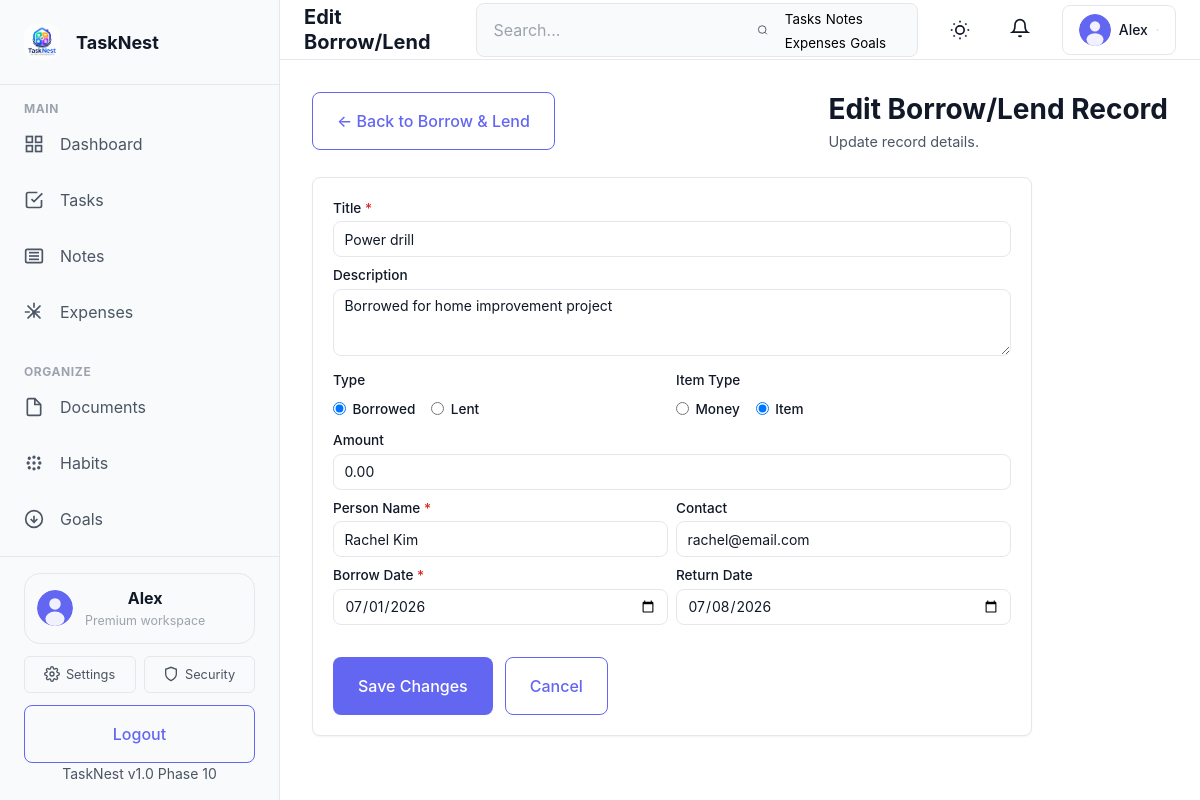
Page /modules/borrow/borrow-edit.php?id=6 (signed in) on the committed database.
### tables this page shows
CREATE TABLE IF NOT EXISTS users (
    id INT PRIMARY KEY AUTO_INCREMENT,
    username VARCHAR(50) UNIQUE NOT NULL,
    email VARCHAR(120) UNIQUE NOT NULL,
    password_hash VARCHAR(255) NOT NULL,
    first_name VARCHAR(100),
    last_name VARCHAR(100),
    avatar_url VARCHAR(255),
    phone VARCHAR(20),
    bio TEXT,
    timezone VARCHAR(50) DEFAULT 'UTC',
    theme ENUM('light', 'dark') DEFAULT 'light',
    is_active TINYINT(1) DEFAULT 1,
    role ENUM('user', 'admin') DEFAULT 'user',
    created_at TIMESTAMP DEFAULT CURRENT_TIMESTAMP,
    updated_at TIMESTAMP DEFAULT CURRENT_TIMESTAMP ON UPDATE CURRENT_TIMESTAMP,
    INDEX idx_email (email),
    INDEX idx_username (username),
    INDEX idx_created_at (created_at)
);

CREATE TABLE IF NOT EXISTS borrow_items (
    id INT AUTO_INCREMENT PRIMARY KEY,
    user_id INT NOT NULL,
    title VARCHAR(255) NOT NULL,
    description TEXT DEFAULT NULL,
    type ENUM('borrowed', 'lent') NOT NULL,
    item_type ENUM('money', 'item') DEFAULT 'item',
    amount DECIMAL(12,2) DEFAULT 0.00,
    person_name VARCHAR(150) NOT NULL,
    person_contact VARCHAR(255) DEFAULT NULL,
    borrow_date DATE NOT NULL,
    return_date DATE DEFAULT NULL,
    actual_return_date DATE DEFAULT NULL,
    status ENUM('pending', 'returned', 'overdue') DEFAULT 'pending',
    is_deleted TINYINT(1) DEFAULT 0,
    created_at TIMESTAMP DEFAULT CURRENT_TIMESTAMP,
    updated_at TIMESTAMP DEFAULT CURRENT_TIMESTAMP ON UPDATE CURRENT_TIMESTAMP,
    FOREIGN KEY (user_id) REFERENCES users(id) ON DELETE CASCADE,
    INDEX idx_borrow_user (user_id, is_deleted),
    INDEX idx_borrow_status (user_id, status),
    INDEX idx_borrow_return (user_id, return_date)
);

### modules/borrow/borrow-edit.php (the view, shortened to what the rows shown need)
<?php
require_once __DIR__ . '/../../config/db.php';
require_once __DIR__ . '/../../includes/auth.php';
require_once __DIR__ . '/../../includes/functions.php';
$user_id = $auth->getUserId();
$borrow_id = isset($_GET['id']) ? (int) $_GET['id'] : 0;
$stmt = safePrepare($mysqli, 'SELECT * FROM borrow_items WHERE id = ? AND user_id = ? AND is_deleted = 0');
$stmt->bind_param('ii', $borrow_id, $user_id);
$stmt->execute();
$record = $stmt->get_result()->fetch_assoc();
$page_title = 'Edit Borrow/Lend';
include __DIR__ . '/../../includes/header.php';
$title = $_POST['title'] ?? $record['title'];
$description = $_POST['description'] ?? $record['description'];
$type = $_POST['type'] ?? $record['type'];
$item_type = $_POST['item_type'] ?? $record['item_type'];
$amount = $_POST['amount'] ?? $record['amount'];
$person_name = $_POST['person_name'] ?? $record['person_name'];
$person_contact = $_POST['person_contact'] ?? $record['person_contact'];
$borrow_date = $_POST['borrow_date'] ?? $record['borrow_date'];
$return_date = $_POST['return_date'] ?? ($record['return_date'] ?? '');
?>
<div class="borrow-page">
    <div class="borrow-toolbar">
        <div>
            <h1 class="borrow-title">Edit Borrow/Lend Record</h1>
        </div>
    </div>
    <div style="background:var(--surface);border:1px solid var(--border-color);border-radius:var(--radius-lg);padding:1.25rem;box-shadow:var(--shadow-sm);max-width:720px;">
        <form method="post" action="<?php echo SITE_URL; ?>/modules/borrow/borrow-edit.php?id=<?php echo $borrow_id; ?>">
            <div class="form-group">
                <label for="title">Title <span style="color:#dc2626;">*</span></label>
                <input type="text" id="title" name="title" class="form-control" required placeholder="e.g. Loan from John" value="<?php echo htmlspecialchars($title); ?>">
            </div>
            <div class="form-group">
                <label for="description">Description</label>
                <textarea id="description" name="description" class="form-control" rows="3" placeholder="Additional details..."><?php echo htmlspecialchars($description); ?></textarea>
            </div>
            <div class="form-row">
                <div class="form-group">
                    <div style="display:flex;gap:1rem;margin-top:0.5rem;">
                        <label style="display:flex;align-items:center;gap:0.4rem;cursor:pointer;">
                            <input type="radio" name="type" value="borrowed" <?php echo $type === 'borrowed' ? 'checked' : ''; ?>> Borrowed
                        </label>
                        <label style="display:flex;align-items:center;gap:0.4rem;cursor:pointer;">
                            <input type="radio" name="type" value="lent" <?php echo $type === 'lent' ? 'checked' : ''; ?>> Lent
                        </label>
                    </div>
                </div>
                <div class="form-group">
                    <div style="display:flex;gap:1rem;margin-top:0.5rem;">
                        <label style="display:flex;align-items:center;gap:0.4rem;cursor:pointer;">
                            <input type="radio" name="item_type" value="money" <?php echo $item_type === 'money' ? 'checked' : ''; ?>> Money
                        </label>
                        <label style="display:flex;align-items:center;gap:0.4rem;cursor:pointer;">
                            <input type="radio" name="item_type" value="item" <?php echo $item_type === 'item' ? 'checked' : ''; ?>> Item
                        </label>
                    </div>
                </div>
            </div>
            <div class="form-group">
                <label for="amount">Amount</label>
                <input type="number" id="amount" name="amount" class="form-control" step="0.01" min="0" placeholder="0.00" value="<?php echo htmlspecialchars($amount); ?>">
            </div>
            <div class="form-row">
                <div class="form-group">
                    <label for="person_name">Person Name <span style="color:#dc2626;">*</span></label>
                    <input type="text" id="person_name" name="person_name" class="form-control" required placeholder="e.g. John Doe" value="<?php echo htmlspecialchars($person_name); ?>">
                </div>
                <div class="form-group">
                    <label for="person_contact">Contact</label>
                    <input type="text" id="person_contact" name="person_contact" class="form-control" placeholder="e.g. Phone, Email" value="<?php echo htmlspecialchars($person_contact); ?>">
                </div>
            </div>
            <div class="form-row">
                <div class="form-group">
                    <label for="borrow_date">Borrow Date <span style="color:#dc2626;">*</span></label>
                    <input type="date" id="borrow_date" name="borrow_date" class="form-control" required value="<?php echo htmlspecialchars($borrow_date); ?>">
                </div>
                <div class="form-group">
                    <label for="return_date">Return Date</label>
                    <input type="date" id="return_date" name="return_date" class="form-control" value="<?php echo htmlspecialchars($return_date); ?>">
                </div>
            </div>
        </form>
    </div>
</div>
<?php include __DIR__ . '/../../includes/footer.php'; ?>

### includes/sidebar.php (shortened to what the rows shown need)
<?php
if (!isset($user) || !is_array($user)) {
    $user = $auth->getUser() ?? [];
}
$current_page = basename($_SERVER['PHP_SELF']);
$navClass = function ($page) use ($current_page) {
    return $current_page === $page ? 'active' : '';
};
?>
<aside class="sidebar" id="mainSidebar">
    <div class="sidebar-header">
        <a href="<?php echo SITE_URL; ?>/dashboard.php" class="logo">
            <img src="<?php echo SITE_URL; ?>/assets/images/logo-dark.png" alt="<?php echo SITE_NAME; ?> Logo" class="logo-img">
            <span class="logo-text"><?php echo SITE_NAME; ?></span>
        </a>
    </div>
    <nav class="sidebar-nav">
        <div class="nav-section">
            <button class="nav-section-toggle" type="button" aria-expanded="true">
                <h3 class="nav-section-title">Main</h3>
            </button>
            <ul class="nav-menu">
                <li class="nav-item <?php echo $navClass('dashboard.php'); ?>">
                    <a href="<?php echo SITE_URL; ?>/dashboard.php" class="nav-link">
                        <svg class="nav-icon" viewBox="0 0 24 24" fill="none" stroke="currentColor" stroke-width="2">
                            <rect x="3" y="3" width="7" height="7"></rect>
                            <rect x="14" y="3" width="7" height="7"></rect>
                            <rect x="14" y="14" width="7" height="7"></rect>
                            <rect x="3" y="14" width="7" height="7"></rect>
                        </svg>
                        <span class="nav-label">Dashboard</span>
                    </a>
                </li>
                <li class="nav-item <?php echo $navClass('tasks.php'); ?>">
                    <a href="<?php echo SITE_URL; ?>/tasks.php" class="nav-link">
                        <svg class="nav-icon" viewBox="0 0 24 24" fill="none" stroke="currentColor" stroke-width="2">
                            <polyline points="9 11 12 14 22 4"></polyline>
                            <path d="M21 12v7a2 2 0 0 1-2 2H5a2 2 0 0 1-2-2V5a2 2 0 0 1 2-2h11"></path>
                        </svg>
                        <span class="nav-label">Tasks</span>
                    </a>
                </li>
                <li class="nav-item <?php echo $navClass('notes.php'); ?>">
                    <a href="<?php echo SITE_URL; ?>/notes.php" class="nav-link">
                        <svg class="nav-icon" viewBox="0 0 24 24" fill="none" stroke="currentColor" stroke-width="2">
                            <path d="M4 4h16a2 2 0 0 1 2 2v12a2 2 0 0 1-2 2H4a2 2 0 0 1-2-2V6a2 2 0 0 1 2-2z"></path>
                            <line x1="6" y1="8" x2="18" y2="8"></line>
                            <line x1="6" y1="12" x2="18" y2="12"></line>
                            <line x1="6" y1="16" x2="18" y2="16"></line>
                        </svg>
                        <span class="nav-label">Notes</span>
                    </a>
                </li>
                <li class="nav-item <?php echo $navClass('expenses.php'); ?>">
                    <a href="<?php echo SITE_URL; ?>/expenses.php" class="nav-link">
                        <span class="nav-label">Expenses</span>
                    </a>
                </li>
            </ul>
        </div>
        <div class="nav-section">
            <button class="nav-section-toggle" type="button" aria-expanded="true">
                <h3 class="nav-section-title">Organize</h3>
            </button>
            <ul class="nav-menu">
                <li class="nav-item <?php echo $navClass('documents.php'); ?>">
                    <a href="<?php echo SITE_URL; ?>/documents.php" class="nav-link">
                        <svg class="nav-icon" viewBox="0 0 24 24" fill="none" stroke="currentColor" stroke-width="2">
                            <path d="M13 2H6a2 2 0 0 0-2 2v16a2 2 0 0 0 2 2h12a2 2 0 0 0 2-2V9z"></path>
                            <polyline points="13 2 13 9 20 9"></polyline>
                        </svg>
                        <span class="nav-label">Documents</span>
                    </a>
                </li>
                <li class="nav-item <?php echo $navClass('habits.php'); ?>">
                    <a href="<?php echo SITE_URL; ?>/habits.php" class="nav-link">
                        <span class="nav-label">Habits</span>
                    </a>
                </li>
                <li class="nav-item <?php echo $navClass('goals.php'); ?>">
                    <a href="<?php echo SITE_URL; ?>/goals.php" class="nav-link">
                        <svg class="nav-icon" viewBox="0 0 24 24" fill="none" stroke="currentColor" stroke-width="2">
                            <circle cx="12" cy="12" r="10"></circle>
                            <polyline points="8 12 12 16 16 12"></polyline>
                            <line x1="12" y1="8" x2="12" y2="16"></line>
                        </svg>
                        <span class="nav-label">Goals</span>
                    </a>
                </li>
            </ul>
        </div>
    </nav>
    <div class="sidebar-footer">
        <div class="sidebar-profile">
            <?php if (!empty($user['avatar_url'])): ?>
                <img src="<?php echo SITE_URL; ?>/<?php echo htmlspecialchars($user['avatar_url']); ?>" alt="Profile" class="sidebar-profile-avatar">
            <?php else: ?>
                <img src="<?php echo SITE_URL; ?>/assets/images/default-avatar.svg" alt="Profile" class="sidebar-profile-avatar">
            <?php endif; ?>
            <div>
                <strong><?php echo htmlspecialchars($user['first_name'] ?? $user['username']); ?></strong>
                <p>Premium workspace</p>
            </div>
        </div>
        <div class="sidebar-footer-links">
            <a href="<?php echo SITE_URL; ?>/settings.php" class="sidebar-footer-link">
                <span>Settings</span>
            </a>
            <a href="<?php echo SITE_URL; ?>/auth/2fa-setup.php" class="sidebar-footer-link">
                <svg viewBox="0 0 24 24" fill="none" stroke="currentColor" stroke-width="2" width="16" height="16"><path d="M12 22s8-4 8-10V5l-8-3-8 3v7c0 6 8 10 8 10z"></path></svg>
                <span>Security</span>
            </a>
        </div>
        <a href="<?php echo SITE_URL; ?>/auth/logout.php" class="btn btn-secondary btn-block">Logout</a>
        <div class="version-info">
            <small>TaskNest v1.0 Phase 10</small>
        </div>
    </div>
</aside>

### includes/navbar.php (shortened to what the rows shown need)
<?php
$user = $auth->getUser();
$avatar_url = $user['avatar_url'] ?? '';
if (empty($avatar_url) || $avatar_url === SITE_URL . '/') {
    $avatar_url = SITE_URL . '/assets/images/default-avatar.svg';
}
?>
<nav class="top-navbar">
    <div class="navbar-left">
        <h1 class="page-title"><?php echo htmlspecialchars($page_title ?? 'Dashboard', ENT_QUOTES, 'UTF-8'); ?></h1>
    </div>
    <div class="navbar-right">
        <div class="search-box">
            <input type="text" class="search-input" id="dashboardSearch" placeholder="Search..." aria-label="Search">
            <svg class="icon" viewBox="0 0 24 24" fill="none" stroke="currentColor" stroke-width="2">
                <circle cx="11" cy="11" r="8"></circle>
                <path d="m21 21-4.35-4.35"></path>
            </svg>
            <div class="search-suggestions" id="searchSuggestions">
                <button type="button">Tasks</button>
                <button type="button">Notes</button>
                <button type="button">Expenses</button>
                <button type="button">Goals</button>
            </div>
        </div>
        <button class="theme-toggle" id="themeToggle" aria-label="Toggle theme">
        </button>
        <div class="navbar-notifications-wrapper">
            <button class="navbar-icon-btn" id="notificationsBtn" aria-label="Notifications">
                <svg class="icon" viewBox="0 0 24 24" fill="none" stroke="currentColor" stroke-width="2">
                    <path d="M18 8A6 6 0 0 0 6 8c0 7-3 9-3 9h18s-3-2-3-9"></path>
                    <path d="M13.73 21a2 2 0 0 1-3.46 0"></path>
                </svg>
            </button>
        </div>
        <div class="user-menu-wrapper">
            <button class="user-menu-btn" id="userMenuBtn" aria-label="User menu">
                <img src="<?php echo htmlspecialchars($avatar_url); ?>" alt="User avatar" class="user-avatar">
                <span class="user-name"><?php echo htmlspecialchars($user['first_name'] ?? $user['username']); ?></span>
                <svg class="icon dropdown-icon" viewBox="0 0 24 24" fill="none" stroke="currentColor" stroke-width="2">
                    <polyline points="6 9 12 15 18 9"></polyline>
                </svg>
            </button>
        </div>
    </div>
</nav>

### rows in the picture
users: first_name "Alex"
borrow_items: title "Power drill", description "Borrowed for home improvement project", type "☑ Borrowed", type "☐ Lent", item_type "☐ Money", item_type "☑ Item", amount "0.00", person_name "Rachel Kim", person_contact "rachel@email.com", borrow_date "07/01/2026", return_date "07/08/2026"

### other values in the picture
SITE_NAME "TaskNest"
$page_title "Edit Borrow/Lend"
